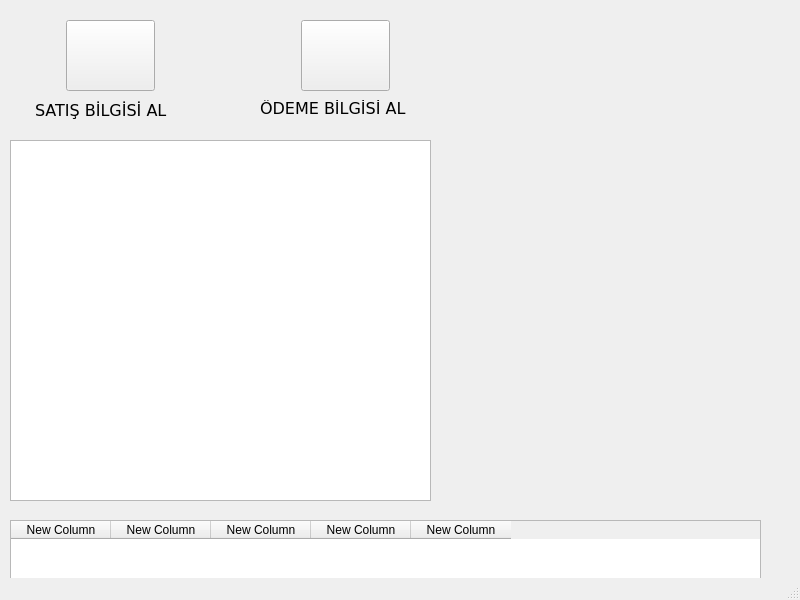
<?xml version="1.0" encoding="UTF-8"?>
<ui version="4.0">
 <class>MainWindow</class>
 <widget class="QMainWindow" name="MainWindow">
  <property name="geometry">
   <rect>
    <x>0</x>
    <y>0</y>
    <width>800</width>
    <height>600</height>
   </rect>
  </property>
  <property name="windowTitle">
   <string>ARIA POS TO  SQL DATABASE</string>
  </property>
  <widget class="QWidget" name="centralwidget">
   <widget class="QWidget" name="verticalLayoutWidget">
    <property name="geometry">
     <rect>
      <x>10</x>
      <y>520</y>
      <width>751</width>
      <height>63</height>
     </rect>
    </property>
    <layout class="QVBoxLayout" name="verticalLayout">
     <item>
      <widget class="QTableWidget" name="tableWidget">
       <column>
        <property name="text">
         <string>New Column</string>
        </property>
       </column>
       <column>
        <property name="text">
         <string>New Column</string>
        </property>
       </column>
       <column>
        <property name="text">
         <string>New Column</string>
        </property>
       </column>
       <column>
        <property name="text">
         <string>New Column</string>
        </property>
       </column>
       <column>
        <property name="text">
         <string>New Column</string>
        </property>
       </column>
      </widget>
     </item>
    </layout>
   </widget>
   <widget class="QWidget" name="verticalLayoutWidget_2">
    <property name="geometry">
     <rect>
      <x>10</x>
      <y>140</y>
      <width>421</width>
      <height>361</height>
     </rect>
    </property>
    <layout class="QVBoxLayout" name="verticalLayout_2">
     <item>
      <widget class="QPlainTextEdit" name="plainTextEdit">
       <property name="plainText">
        <string/>
       </property>
      </widget>
     </item>
    </layout>
   </widget>
   <widget class="QWidget" name="horizontalLayoutWidget">
    <property name="geometry">
     <rect>
      <x>20</x>
      <y>20</y>
      <width>181</width>
      <height>71</height>
     </rect>
    </property>
    <layout class="QHBoxLayout" name="horizontalLayout">
     <item>
      <widget class="QPushButton" name="pushButton">
       <property name="maximumSize">
        <size>
         <width>89</width>
         <height>89</height>
        </size>
       </property>
       <property name="font">
        <font>
         <family>Verdana</family>
         <pointsize>12</pointsize>
         <weight>75</weight>
         <bold>true</bold>
        </font>
       </property>
       <property name="text">
        <string/>
       </property>
      </widget>
     </item>
    </layout>
   </widget>
   <widget class="QWidget" name="horizontalLayoutWidget_2">
    <property name="geometry">
     <rect>
      <x>270</x>
      <y>20</y>
      <width>151</width>
      <height>71</height>
     </rect>
    </property>
    <layout class="QHBoxLayout" name="horizontalLayout_2">
     <item>
      <widget class="QPushButton" name="pushButton_2">
       <property name="maximumSize">
        <size>
         <width>89</width>
         <height>89</height>
        </size>
       </property>
       <property name="font">
        <font>
         <family>Verdana</family>
         <pointsize>12</pointsize>
         <weight>75</weight>
         <bold>true</bold>
        </font>
       </property>
       <property name="text">
        <string/>
       </property>
      </widget>
     </item>
    </layout>
   </widget>
   <widget class="QWidget" name="horizontalLayoutWidget_3">
    <property name="geometry">
     <rect>
      <x>440</x>
      <y>10</y>
      <width>160</width>
      <height>80</height>
     </rect>
    </property>
    <layout class="QHBoxLayout" name="horizontalLayout_3"/>
   </widget>
   <widget class="QWidget" name="horizontalLayoutWidget_4">
    <property name="geometry">
     <rect>
      <x>610</x>
      <y>10</y>
      <width>160</width>
      <height>80</height>
     </rect>
    </property>
    <layout class="QHBoxLayout" name="horizontalLayout_4"/>
   </widget>
   <widget class="QLabel" name="label">
    <property name="geometry">
     <rect>
      <x>35</x>
      <y>100</y>
      <width>161</width>
      <height>20</height>
     </rect>
    </property>
    <property name="font">
     <font>
      <family>Verdana</family>
      <pointsize>12</pointsize>
     </font>
    </property>
    <property name="text">
     <string>SATIŞ BİLGİSİ AL</string>
    </property>
   </widget>
   <widget class="QLabel" name="label_2">
    <property name="geometry">
     <rect>
      <x>260</x>
      <y>100</y>
      <width>171</width>
      <height>16</height>
     </rect>
    </property>
    <property name="font">
     <font>
      <family>Verdana</family>
      <pointsize>12</pointsize>
     </font>
    </property>
    <property name="text">
     <string>ÖDEME BİLGİSİ AL</string>
    </property>
   </widget>
  </widget>
  <widget class="QMenuBar" name="menubar">
   <property name="geometry">
    <rect>
     <x>0</x>
     <y>0</y>
     <width>800</width>
     <height>18</height>
    </rect>
   </property>
  </widget>
  <widget class="QStatusBar" name="statusbar"/>
 </widget>
 <resources/>
 <connections/>
</ui>
